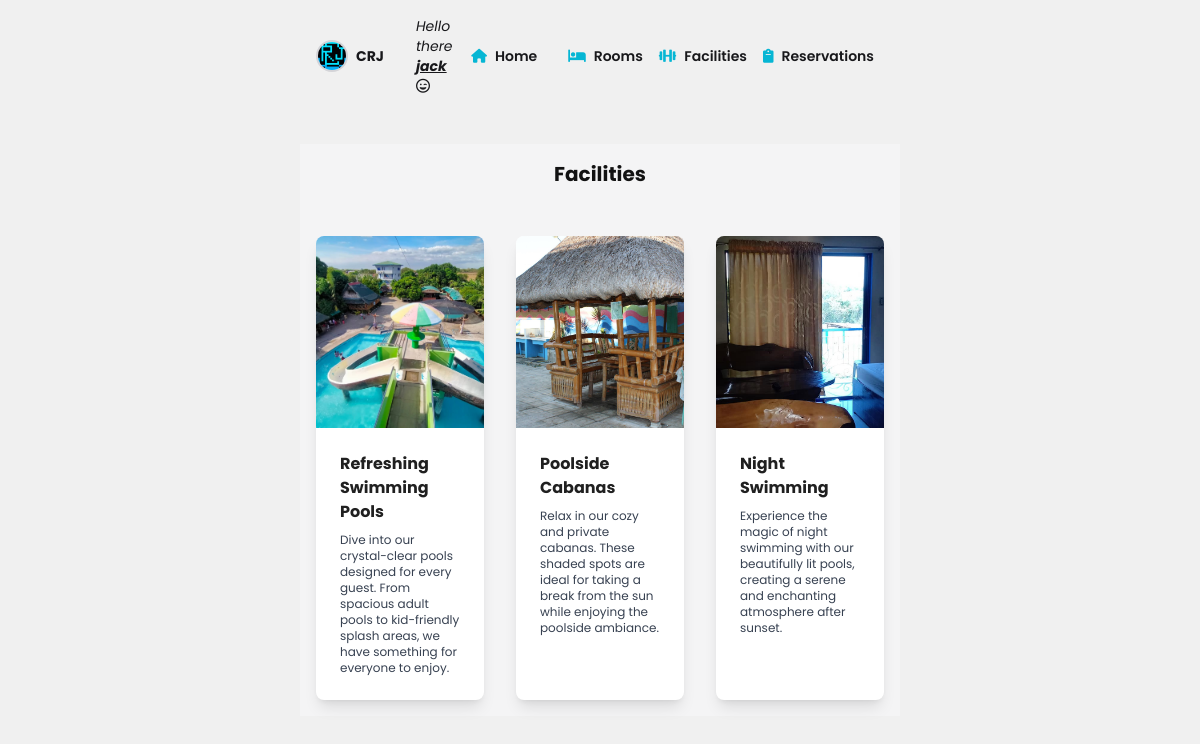
The app's page /facilities/ (signed in) with its own data.
### accounts/models.py (models this page shows, shortened)
class CustomUser(AbstractUser):
    username = models.CharField(max_length=100, unique=True)
    email = models.EmailField(max_length=100, unique=True)
    age = models.PositiveIntegerField(null=True, blank=True)
    phone_number = models.CharField(max_length=15, blank=True, null=True)  # Added phone_number field

### reservation/models.py (models this page shows, shortened)
class Facility(models.Model):
    name = models.CharField(max_length=100)
    description = models.TextField()
    image = models.ImageField(upload_to='facility_images/')

### reservation/views.py (the view)
# urls.py: path('facilities/', FacilityListView.as_view(), name='list_facility'),
class FacilityListView(ListView):
    model = Facility
    template_name = 'list_facility.html'
    context_object_name = 'facilities'

### reservation/templates/list_facility.html
{% extends 'base.html' %}
{% block content %}
<div class="container mx-auto mt-8 p-4">
    <h1 class="font-bold text-xl text-center mb-12">Facilities</h1>
    <div class="grid grid-cols-1 md:grid-cols-2 lg:grid-cols-3 gap-8">
        {% for facility in facilities %}
        <div class="bg-white rounded-lg shadow-lg overflow-hidden">
            <img src="{{ facility.image.url }}" alt="{{ facility.name }}" class="w-full h-48 object-cover">
            <div class="p-6">
                <h2 class=" font-bold mb-2">{{ facility.name }}</h2>
                <p class="text-gray-700 text-xs">{{ facility.description }}</p>
            </div>
        </div>
        {% endfor %}
    </div>
</div>
{% endblock %}

### reservation/templates/nav.html
{% load static %}
<nav class="p-4">
    <div class="container text-zinc-900  mx-auto flex justify-between items-center">
        <div class="text-sm  flex items-center space-x-2">
            <img src="{% static 'images/logo.jpg' %}" alt="logo" class="h-8 border-2 border-zinc-300 rounded-full">
            <a href="{% url 'home' %}" class="font-bold">CRJ</a>
            {%if user.is_authenticated %}
            <p class="text-sm italic pl-6">
                Hello there
                <a href="{% url 'user_profile' %}" class="font-bold underline">{{ user.username }}</a>
                <i class="fa-regular fa-face-grin-wink"></i>
            </p>
            {%else%}
            <p class="text-sm">Not Logged in</p>
            {%endif%}
        </div>
        <ul class="flex space-x-4 text-sm text-zinc-900  font-semibold">
            <li>
                <a href="{% url 'home' %}" class="  hover:text-cyan-500 flex items-center">
                    <i class="fas fa-home mr-2 text-cyan-500"></i> Home
                </a>
            </li>
            <li>
                <a href="{% url 'room_list' %}" class="hover:text-cyan-500  flex items-center">
                    <i class="fas fa-bed mr-2 text-cyan-500"></i> Rooms
                </a>
            </li>
            <li>
                <a href="{% url 'list_facility' %}" class=" hover:text-cyan-500  flex items-center">
                    <i class="fas fa-dumbbell mr-2 text-cyan-500"></i> Facilities
                </a>
            </li>
            <li>
                <a href="{% url 'user_reservations' %}" class=" hover:text-cyan-500  flex items-center">
                    <i class="fa-solid fa-clipboard mr-2 text-cyan-500"></i> Reservations
                </a>
            </li>
        </ul>
    </div>
</nav>

### reservation/static/style.css (style rules this page uses)
body { background-color: #f0f0f0; color: #202020; font-family: "Poppins", serif; }
nav ul { list-style: none; padding: 10px; display: flex; }
nav ul li { margin-right: 15px; }
nav ul li a { text-decoration: none; }
h1 { color: #121212; }

### records on screen
CustomUser: username "jack"
Facility: image (picture), name "Refreshing Swimming Pools", description "Dive into our crystal-clear pools designed for every guest. From spacious adult pools to kid-friendly splash areas, we have something for everyone to enjoy."
Facility: image (picture), name "Poolside Cabanas", description "Relax in our cozy and private cabanas. These shaded spots are ideal for taking a break from the sun while enjoying the poolside ambiance."
Facility: image (picture), name "Night Swimming", description "Experience the magic of night swimming with our beautifully lit pools, creating a serene and enchanting atmosphere after sunset."
